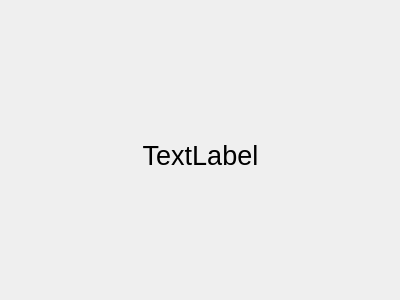
<?xml version="1.0" encoding="UTF-8"?>
<ui version="4.0">
 <class>FormToolbar</class>
 <widget class="QWidget" name="FormToolbar">
  <property name="geometry">
   <rect>
    <x>0</x>
    <y>0</y>
    <width>400</width>
    <height>300</height>
   </rect>
  </property>
  <property name="windowTitle">
   <string>Form</string>
  </property>
  <widget class="QWidget" name="horizontalLayoutWidget">
   <property name="geometry">
    <rect>
     <x>-1</x>
     <y>-1</y>
     <width>291</width>
     <height>31</height>
    </rect>
   </property>
   <layout class="QHBoxLayout" name="hLayout"/>
  </widget>
  <widget class="QLabel" name="label">
   <property name="geometry">
    <rect>
     <x>130</x>
     <y>130</y>
     <width>141</width>
     <height>51</height>
    </rect>
   </property>
   <property name="font">
    <font>
     <pointsize>20</pointsize>
    </font>
   </property>
   <property name="text">
    <string>TextLabel</string>
   </property>
   <property name="alignment">
    <set>Qt::AlignCenter</set>
   </property>
  </widget>
 </widget>
 <resources/>
 <connections/>
</ui>
